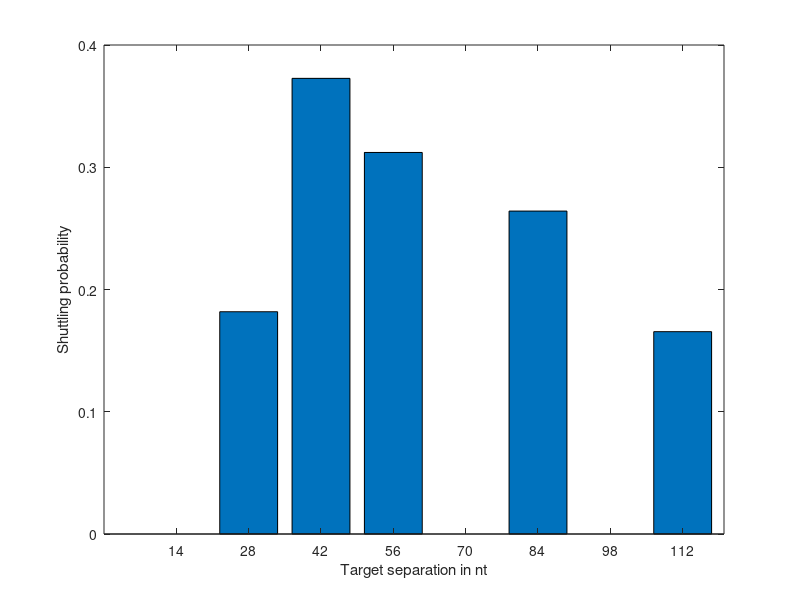

Write the MATLAB code that produced this figure.
%14nt
sep14nt = 0

%28nt separation

sep28nt = 14/(63+14)
%sep42nt
sep42nt = 306/(515+306)

%56nt separation
sep56nt = 245/(540+245)
%84nt separation
sep84nt = 140/(390+140)
%112nt separation
sep112nt = 240/(1210+240)


xx = [14 28 42 56 70 84 98 112];
yy = [sep14nt sep28nt sep42nt sep56nt 0 sep84nt 0 sep112nt];

figure(1);


bar(xx,yy);xlabel('Target separation in nt');ylabel('Shuttling probability');
